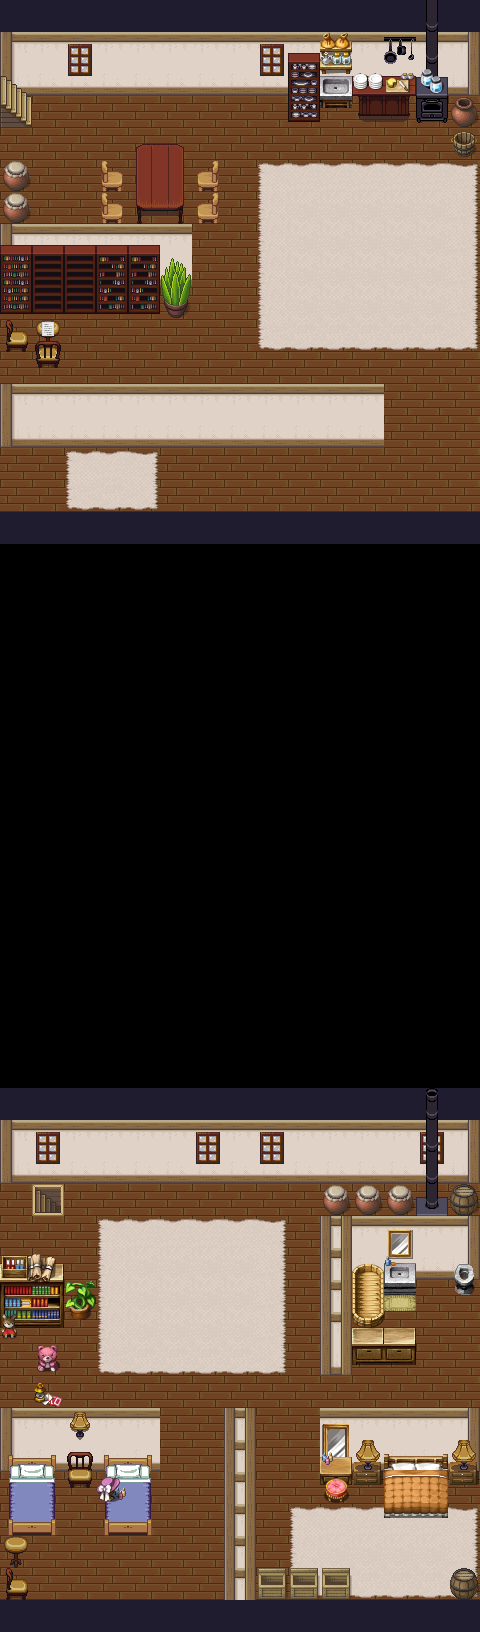

A 2D game scene composited from a Tiled map and its tileset images. What follows is a short description and the map's XML, with each tile layer's data collapsed to a summary:
An orthogonal 15x51 tile map with 32x32 px tiles, 5 tile layers (Sol, Mur, Calque de Tuiles 4, Calque de Tuiles 5, ...), 4 tilesets and 7 objects (4x event, start, Mere, Lettre).

<map version="1.5" tiledversion="1.7.2" orientation="orthogonal" renderorder="right-down" width="15" height="51" tilewidth="32" tileheight="32" infinite="0" nextlayerid="16" nextobjectid="13">
 <tileset firstgid="1" source="mur.tsx" />
 <tileset firstgid="225" source="maison1.tsx" />
 <tileset firstgid="481" source="tuilesGlobale.tsx" />
 <tileset firstgid="1481" source="Testforgerie.tsx" />
 <layer id="7" name="Sol" width="15" height="51">
  <data>[765 cells, 420 non-empty, 1 distinct tile ids]</data>
 </layer>
 <layer id="1" name="Mur" width="15" height="51">
  <properties>
   <property name="collision" type="bool" value="true" />
  </properties>
  <data>[765 cells, 195 non-empty, 9 distinct tile ids]</data>
 </layer>
 <layer id="9" name="Calque de Tuiles 4" width="15" height="51">
  <data>[765 cells, 116 non-empty, 54 distinct tile ids]</data>
 </layer>
 <layer id="8" name="Calque de Tuiles 5" width="15" height="51">
  <data>[765 cells, 117 non-empty, 64 distinct tile ids]</data>
 </layer>
 <layer id="11" name="Accessoires" width="15" height="51">
  <data>[765 cells, 1 non-empty, 1 distinct tile ids]</data>
 </layer>
 <objectgroup id="6" name="Calque d'Objets 1">
  <object id="1" name="Start_Position" type="start" x="70.984" y="1506.58">
   <point />
  </object>
  <object id="3" name="sortie" type="event" x="112" y="510">
   <point />
  </object>
  <object id="5" name="stairsUp" type="event" x="27" y="111.667">
   <point />
  </object>
  <object id="6" name="stairsDown" type="event" x="46" y="1204">
   <point />
  </object>
  <object id="10" name="Mere" x="335.333" y="113.333">
   <point />
  </object>
  <object id="11" name="Lettre" x="33.3333" y="324">
   <point />
  </object>
  <object id="12" name="RedLine" type="event" x="384.667" y="416">
   <point />
  </object>
 </objectgroup>
</map>
